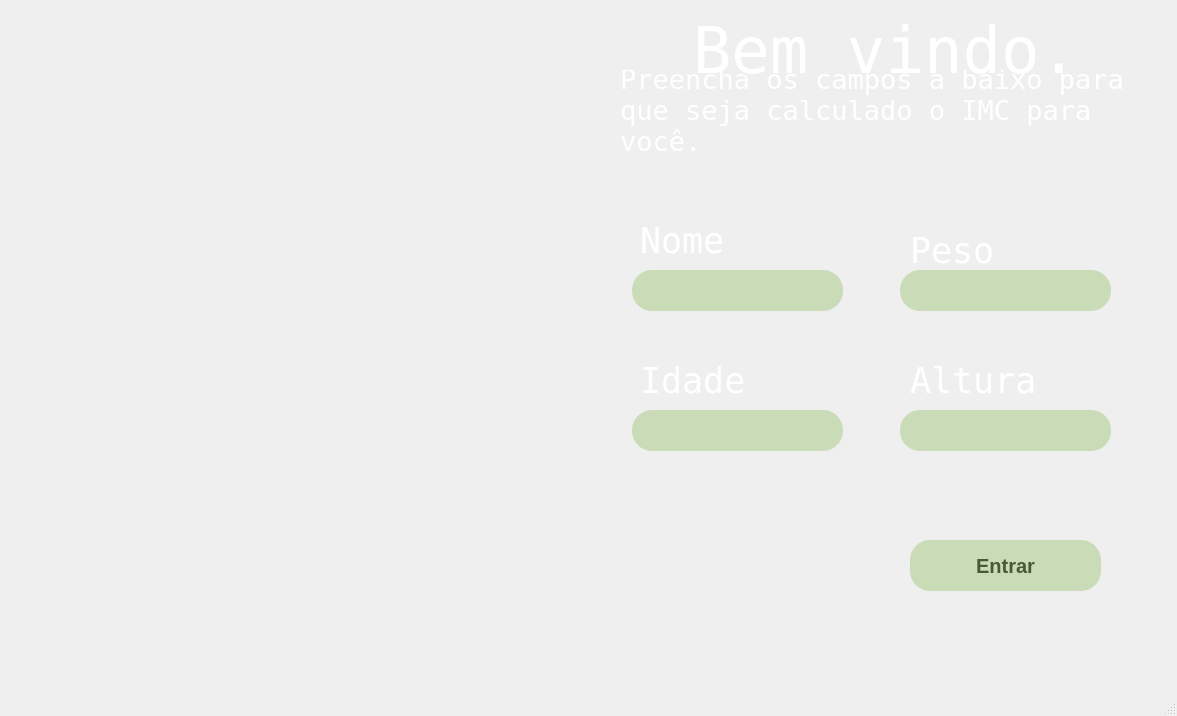
<?xml version="1.0" encoding="UTF-8"?>
<ui version="4.0">
 <class>MainWindow</class>
 <widget class="QMainWindow" name="MainWindow">
  <property name="geometry">
   <rect>
    <x>0</x>
    <y>0</y>
    <width>1177</width>
    <height>716</height>
   </rect>
  </property>
  <property name="windowTitle">
   <string>MainWindow</string>
  </property>
  <widget class="QWidget" name="centralwidget">
   <widget class="QLabel" name="label">
    <property name="geometry">
     <rect>
      <x>10</x>
      <y>0</y>
      <width>1151</width>
      <height>671</height>
     </rect>
    </property>
    <property name="text">
     <string/>
    </property>
    <property name="pixmap">
     <pixmap>../../Pictures/Group 15.png</pixmap>
    </property>
    <property name="scaledContents">
     <bool>true</bool>
    </property>
   </widget>
   <widget class="QLabel" name="label_cadastro">
    <property name="geometry">
     <rect>
      <x>620</x>
      <y>10</y>
      <width>531</width>
      <height>81</height>
     </rect>
    </property>
    <property name="font">
     <font>
      <family>NSimSun</family>
      <pointsize>48</pointsize>
      <weight>50</weight>
      <bold>false</bold>
     </font>
    </property>
    <property name="styleSheet">
     <string notr="true">color:rgb(255, 255, 255)</string>
    </property>
    <property name="text">
     <string>Bem vindo.</string>
    </property>
    <property name="alignment">
     <set>Qt::AlignCenter</set>
    </property>
   </widget>
   <widget class="QLineEdit" name="lineEdit_nome">
    <property name="geometry">
     <rect>
      <x>632</x>
      <y>270</y>
      <width>211</width>
      <height>41</height>
     </rect>
    </property>
    <property name="styleSheet">
     <string notr="true">QLineEdit{
	background-color: #cadbb7;
	border-radius:20px;

}</string>
    </property>
   </widget>
   <widget class="QLineEdit" name="lineEdit_peso">
    <property name="geometry">
     <rect>
      <x>900</x>
      <y>270</y>
      <width>211</width>
      <height>41</height>
     </rect>
    </property>
    <property name="styleSheet">
     <string notr="true">QLineEdit{
	background-color: #cadbb7;
	border-radius:20px;

}</string>
    </property>
   </widget>
   <widget class="QLabel" name="label_cadastro_">
    <property name="geometry">
     <rect>
      <x>640</x>
      <y>220</y>
      <width>181</width>
      <height>41</height>
     </rect>
    </property>
    <property name="font">
     <font>
      <family>NSimSun</family>
      <pointsize>26</pointsize>
      <weight>50</weight>
      <bold>false</bold>
     </font>
    </property>
    <property name="styleSheet">
     <string notr="true">color:rgb(255, 255, 255)</string>
    </property>
    <property name="text">
     <string>Nome</string>
    </property>
    <property name="alignment">
     <set>Qt::AlignLeading|Qt::AlignLeft|Qt::AlignVCenter</set>
    </property>
   </widget>
   <widget class="QLabel" name="label_peso">
    <property name="geometry">
     <rect>
      <x>910</x>
      <y>230</y>
      <width>181</width>
      <height>41</height>
     </rect>
    </property>
    <property name="font">
     <font>
      <family>NSimSun</family>
      <pointsize>26</pointsize>
      <weight>50</weight>
      <bold>false</bold>
     </font>
    </property>
    <property name="styleSheet">
     <string notr="true">color:rgb(255, 255, 255)</string>
    </property>
    <property name="text">
     <string>Peso</string>
    </property>
    <property name="alignment">
     <set>Qt::AlignLeading|Qt::AlignLeft|Qt::AlignVCenter</set>
    </property>
   </widget>
   <widget class="QLabel" name="label_cadastro_2">
    <property name="geometry">
     <rect>
      <x>640</x>
      <y>360</y>
      <width>181</width>
      <height>41</height>
     </rect>
    </property>
    <property name="font">
     <font>
      <family>NSimSun</family>
      <pointsize>26</pointsize>
      <weight>50</weight>
      <bold>false</bold>
     </font>
    </property>
    <property name="styleSheet">
     <string notr="true">color:rgb(255, 255, 255)</string>
    </property>
    <property name="text">
     <string>Idade</string>
    </property>
    <property name="alignment">
     <set>Qt::AlignLeading|Qt::AlignLeft|Qt::AlignVCenter</set>
    </property>
   </widget>
   <widget class="QLineEdit" name="lineEdit_idade">
    <property name="geometry">
     <rect>
      <x>632</x>
      <y>410</y>
      <width>211</width>
      <height>41</height>
     </rect>
    </property>
    <property name="styleSheet">
     <string notr="true">QLineEdit{
	background-color: #cadbb7;
	border-radius:20px;

}</string>
    </property>
   </widget>
   <widget class="QLabel" name="label_cadastro_3">
    <property name="geometry">
     <rect>
      <x>910</x>
      <y>360</y>
      <width>181</width>
      <height>41</height>
     </rect>
    </property>
    <property name="font">
     <font>
      <family>NSimSun</family>
      <pointsize>26</pointsize>
      <weight>50</weight>
      <bold>false</bold>
     </font>
    </property>
    <property name="styleSheet">
     <string notr="true">color:rgb(255, 255, 255)</string>
    </property>
    <property name="text">
     <string>Altura</string>
    </property>
    <property name="alignment">
     <set>Qt::AlignLeading|Qt::AlignLeft|Qt::AlignVCenter</set>
    </property>
   </widget>
   <widget class="QLineEdit" name="lineEdit_altura">
    <property name="geometry">
     <rect>
      <x>900</x>
      <y>410</y>
      <width>211</width>
      <height>41</height>
     </rect>
    </property>
    <property name="styleSheet">
     <string notr="true">QLineEdit{
	background-color: #cadbb7;
	border-radius:20px;

}</string>
    </property>
   </widget>
   <widget class="QPushButton" name="pushButton_entrar">
    <property name="geometry">
     <rect>
      <x>910</x>
      <y>540</y>
      <width>191</width>
      <height>51</height>
     </rect>
    </property>
    <property name="font">
     <font>
      <pointsize>-1</pointsize>
      <weight>75</weight>
      <bold>true</bold>
     </font>
    </property>
    <property name="styleSheet">
     <string notr="true">background-color: #cadbb7;
	border-radius:20px;
color:#485935;
font-size:20px;
font-weight:bold;
</string>
    </property>
    <property name="text">
     <string>Entrar</string>
    </property>
   </widget>
   <widget class="QLabel" name="label_cadastro_4">
    <property name="geometry">
     <rect>
      <x>620</x>
      <y>70</y>
      <width>531</width>
      <height>81</height>
     </rect>
    </property>
    <property name="font">
     <font>
      <family>NSimSun</family>
      <pointsize>20</pointsize>
      <weight>50</weight>
      <bold>false</bold>
     </font>
    </property>
    <property name="styleSheet">
     <string notr="true">color:rgb(255, 255, 255)</string>
    </property>
    <property name="text">
     <string>Preencha os campos a baixo para que seja calculado o IMC para você.</string>
    </property>
    <property name="alignment">
     <set>Qt::AlignLeading|Qt::AlignLeft|Qt::AlignVCenter</set>
    </property>
    <property name="wordWrap">
     <bool>true</bool>
    </property>
   </widget>
  </widget>
  <widget class="QMenuBar" name="menubar">
   <property name="geometry">
    <rect>
     <x>0</x>
     <y>0</y>
     <width>1177</width>
     <height>21</height>
    </rect>
   </property>
  </widget>
  <widget class="QStatusBar" name="statusbar"/>
 </widget>
 <resources/>
 <connections/>
</ui>
